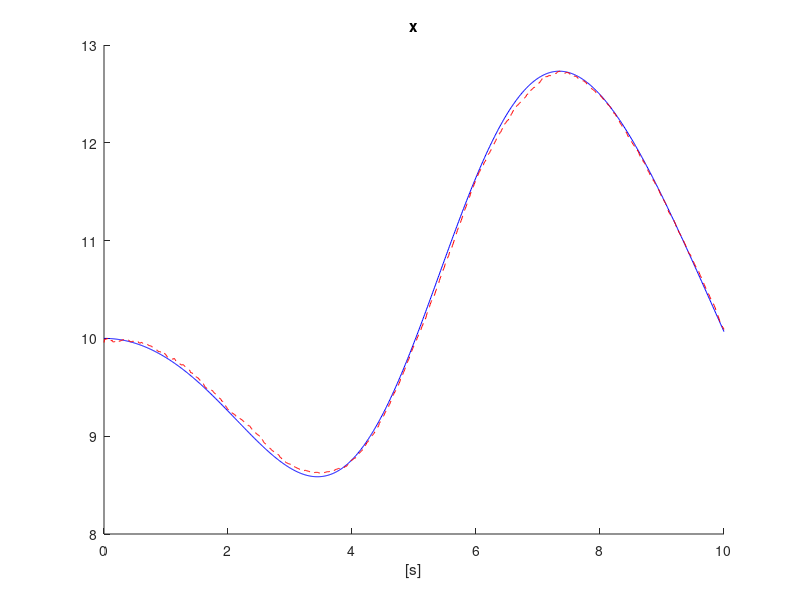
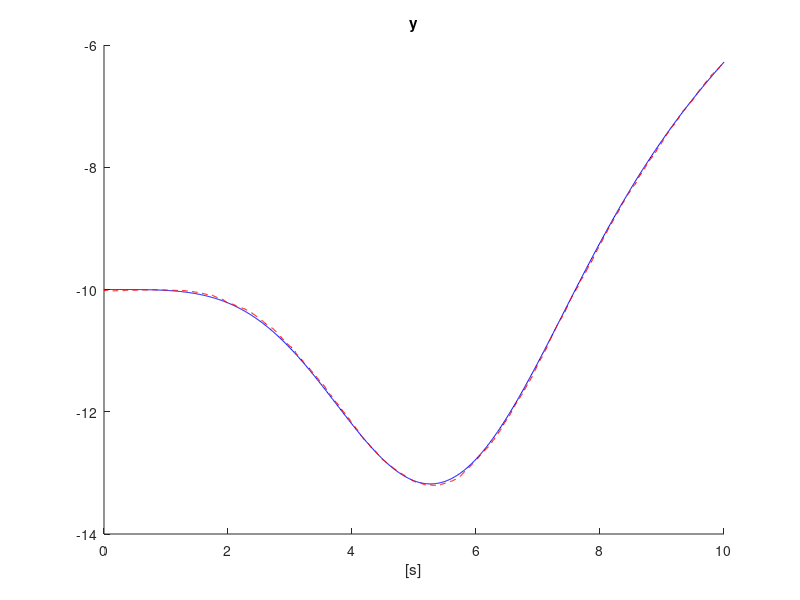
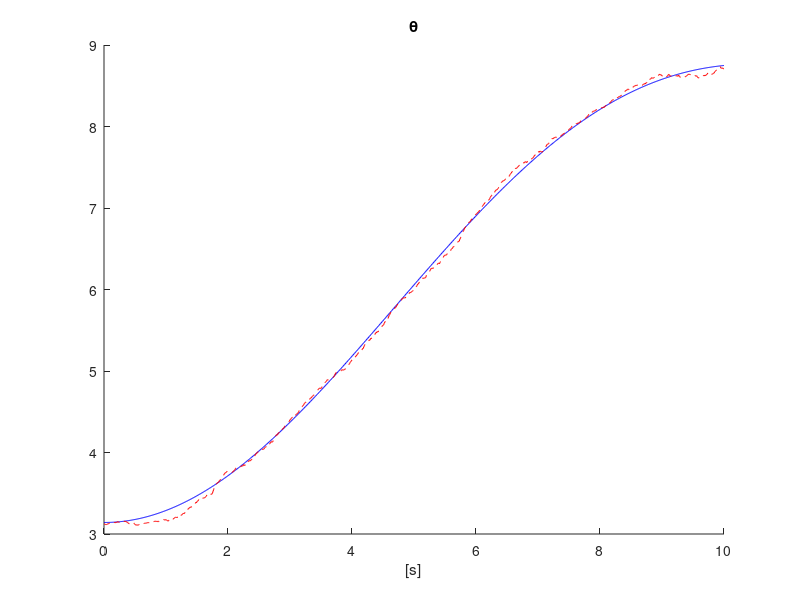

Write the MATLAB code that produced these figures, in order.
clear all;
clc;

% Time
Dt = 1e-2;
t = 0:Dt:10;

% Unicycle: x,y,theta
% - Initial condition
q0 = [10; -10; pi];
% - Inputs
v = sin(0.2*t)*2;
omega = cos(0.1*t).*sin(0.3*t);
% - State
q = zeros(length(q0), length(t));
q(:,1) = q0;
q_est = zeros(length(q0), length(t));
Pk = diag([0.1/3, 0.1/3, 2*(pi/180)/3].^2);
q_est(:,1) = q0 + randn(3,1).*sqrt(diag(Pk));
% - Sensors
Sensor.Enc.RW = zeros(1,length(t));
Sensor.Enc.LW = zeros(1,length(t));
EncRW = Sensor.Enc.RW(1);
EncLW = Sensor.Enc.LW(1);
Sensor.Enc.Ticks = 360;
Sensor.Enc.Quanta = 2*pi/Sensor.Enc.Ticks;
Sensor.Camera.Sigma = [0.1/3, 0.1/3, 2*(pi/180)/3];
Sensor.GPS.Sigma = [0.5/3, 0.5/3];
Sensor.Range.Sigma = [0.2/3, 0.1/3, 0.3/3]';
Sensor.Range.Pos = [0, 0; 0, 10; 15, 0];
% - Vehicle params
r = 0.2; % m
d = 1.5; % m

for k = 1:length(t)-1
    
    % Unicycle kinematic model
    xk = q(1,k);
    yk = q(2,k);
    thetak = q(3,k);
    % Next step
    xk_1 = xk + cos(thetak)*v(k)*Dt;
    yk_1 = yk + sin(thetak)*v(k)*Dt;
    thetak_1 = thetak + omega(k)*Dt;
    % Storing
    q(:,k+1) = [xk_1; yk_1; thetak_1];
    
    % Measurements
    % - Encoders
    OmegaR = v(k)/r + omega(k)*d/(2*r);
    OmegaL = v(k)/r - omega(k)*d/(2*r);
    Sensor.Enc.RW(k+1) = Sensor.Enc.RW(k) + Dt*OmegaR;
    Sensor.Enc.LW(k+1) = Sensor.Enc.LW(k) + Dt*OmegaL;
    EncRWk = EncRW;
    EncLWk = EncLW;
    EncRW = (floor(Sensor.Enc.RW(k+1)/Sensor.Enc.Quanta) + round((rand(1)-0.5)*5))*Sensor.Enc.Quanta;
    EncLW = (floor(Sensor.Enc.LW(k+1)/Sensor.Enc.Quanta) + round((rand(1)-0.5)*5))*Sensor.Enc.Quanta;
    Sensor.Enc.RW(k+1) = EncRW;
    Sensor.Enc.LW(k+1) = EncLW;
    v_est_Dt = ((EncRW - EncRWk) + (EncLW - EncLWk))*r/2;
    omega_est_Dt = ((EncRW - EncRWk) - (EncLW - EncLWk))*r/d;
    % - Camera readings
    xc = q(1,k+1) + Sensor.Camera.Sigma(1)*randn(1);
    yc = q(2,k+1) + Sensor.Camera.Sigma(2)*randn(1);
    thetac = q(3,k+1) + Sensor.Camera.Sigma(3)*randn(1);
    % - GPS
    xgps = q(1,k+1) + Sensor.GPS.Sigma(1)*randn(1);
    ygps = q(2,k+1) + Sensor.GPS.Sigma(2)*randn(1);
    % - Ranging system
    rho = [sqrt((q(1,k+1) - Sensor.Range.Pos(1,1))^2 + (q(2,k+1) - Sensor.Range.Pos(1,2))^2);
        sqrt((q(1,k+1) - Sensor.Range.Pos(2,1))^2 + (q(2,k+1) - Sensor.Range.Pos(2,2))^2);
        sqrt((q(1,k+1) - Sensor.Range.Pos(3,1))^2 + (q(2,k+1) - Sensor.Range.Pos(3,2))^2)] + ...
        randn(3,1).*Sensor.Range.Sigma;

    % Estimated model
    xk = q_est(1,k);
    yk = q_est(2,k);
    thetak = q_est(3,k);
    % Prediction
    
    % - State
    xk_1 = xk + cos(thetak)*v_est_Dt;
    yk_1 = yk + sin(thetak)*v_est_Dt;
    thetak_1 = thetak + omega_est_Dt;
    % - Covariance
    Q = diag([4*Sensor.Enc.Quanta/3; 4*Sensor.Enc.Quanta/3].^2);
    A = [1, 0, -sin(thetak)*v_est_Dt;
         0, 1,  cos(thetak)*v_est_Dt;
         0, 0, 1];
    B = [r/2*cos(thetak), r/2*cos(thetak);
         r/2*sin(thetak), r/2*sin(thetak);
         r/d, -r/d];
    Pk_1 = A*Pk*A' + B*Q*B';
    % Update
    % - Linearised output matrix
    rho_pred = [sqrt((xk_1 - Sensor.Range.Pos(1,1))^2 + (yk_1 - Sensor.Range.Pos(1,2))^2);
        sqrt((xk_1 - Sensor.Range.Pos(2,1))^2 + (yk_1 - Sensor.Range.Pos(2,2))^2);
        sqrt((xk_1 - Sensor.Range.Pos(3,1))^2 + (yk_1 - Sensor.Range.Pos(3,2))^2)];
    H = [(xk_1 - Sensor.Range.Pos(1,1))/rho_pred(1), (yk_1 - Sensor.Range.Pos(1,2))/rho_pred(1), 0;
        (xk_1 - Sensor.Range.Pos(2,1))/rho_pred(2), (yk_1 - Sensor.Range.Pos(2,2))/rho_pred(2), 0;
        (xk_1 - Sensor.Range.Pos(3,1))/rho_pred(3), (yk_1 - Sensor.Range.Pos(3,2))/rho_pred(3), 0];
    % - Covariance of the measurements
    R = diag(Sensor.Range.Sigma.^2);
    % - Measurements
    z = rho;
    % - Covariance of the innovations
    S = H*Pk_1*H' + R;
    % - Gain
    W = Pk_1*H'*inv(S);
    % - State update
    q_up = [xk_1; yk_1; thetak_1] + W*(z - rho_pred);
    % - Covariance update
    P_up = (eye(3) - W*H)*Pk_1;
    % Storing
    q_est(:,k+1) = q_up;
    Pk = P_up;
 
end

figure(1), clf, hold on;
plot(t, q(1,:), 'b');
plot(t, q_est(1,:), 'r--');
title('x');
xlabel('[s]');

figure(2), clf, hold on;
plot(t, q(2,:), 'b');
plot(t, q_est(2,:), 'r--');
title('y');
xlabel('[s]');

figure(3), clf, hold on;
plot(t, q(3,:), 'b');
plot(t, q_est(3,:), 'r--');
title('\theta');
xlabel('[s]');